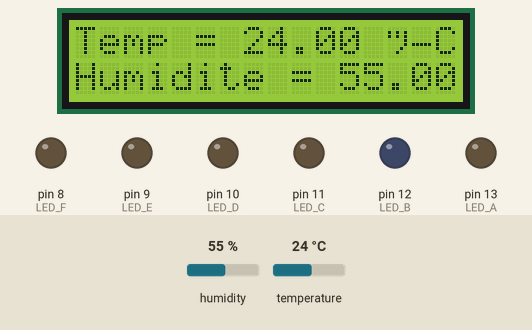
Recording of a sketch running on a simulated Arduino Uno, built with avr-gcc and run on an emulated ATmega328P. On the bench: 16×2 character LCD, output pins drawn as LEDs (lit = HIGH). The inputs (shaded band) are chosen by the test bench; at power-on: humidity 55 %, temperature 24 °C.

Above: at 1.2 s.
1.3 s: humidity set to 69 %
At 3.2 s:
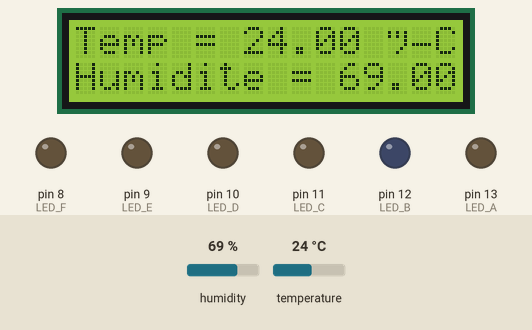
4.0 s: humidity set to 72 %
At 6.15 s:
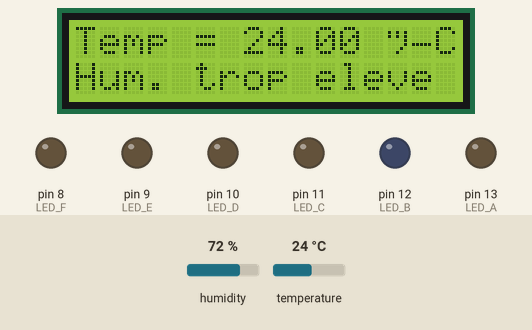
6.7 s: temperature set to 29 °C
At 8.37 s:
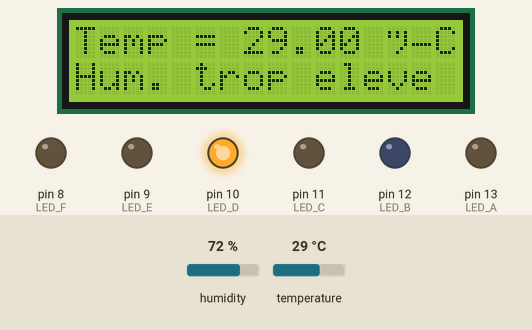
9.8 s: temperature set to 32 °C
At 12.49 s:
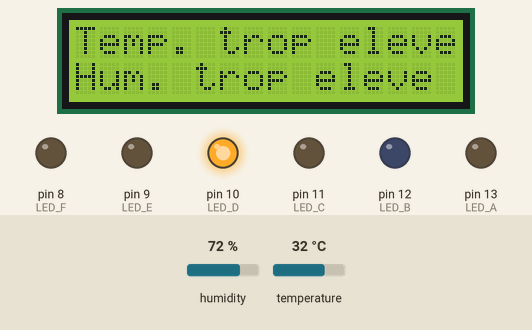
12.5 s: humidity set to 22 %
15.2 s: temperature set to 9 °C
At 17.2 s:
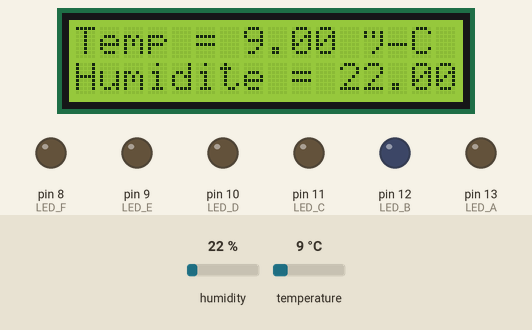
Timing chart, 0 to 18.7 s (numbered marks = the images above; inputs shaded):
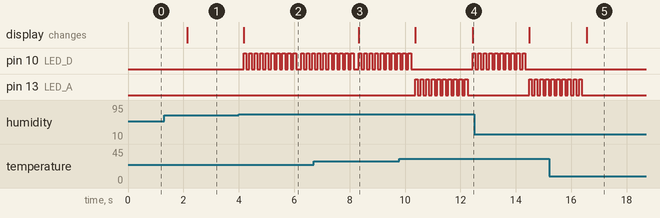

Measured:
- the behaviour switches between 70 and 71 % on humidity (found by bisection; images 1 and 2)
- the behaviour switches between 30 and 31 °C on temperature (found by bisection; images 3 and 4)
- after the input at 1.3 s, the display: changes after 0.84 s (image 1)
- after the input at 4.0 s, pin 10 (LED_D): LOW → HIGH after 0.17 s, then moves between LOW and HIGH, repeating every 1.0 s; the display: changes after 0.17 s (image 2)
- after the input at 6.7 s, the display: changes after 1.6 s (image 3)
- after the input at 9.8 s, pin 13 (LED_A): alternates HIGH for 0.10 s and LOW for 0.10 s, starting after 0.57 s; the display: first changes after 0.57 s (image 4 shows a later state)
- after the input at 15.2 s, pin 13 (LED_A): goes on until 16.4 s, then stays LOW; the display: changes after 1.4 s (image 5)

The sketch:

EtnaThermOs.ino
```cpp
#include "DHT.h"
#include "LiquidCrystal_I2C.h"
#include  "Wire.h"

#define DHTPIN 2
#define DHTTYPE DHT11
#define LED_A 13
#define LED_B 12
#define LED_C 11
#define LED_D 10
#define LED_E 9
#define LED_F 8


DHT dht(DHTPIN, DHTTYPE);
LiquidCrystal_I2C lcd(0x27,  16, 2);

void setup()
{
  dht.begin();
  lcd.init();
  lcd.backlight();
  pinMode(LED_A, OUTPUT);
  pinMode(LED_B, OUTPUT);
  pinMode(LED_C, OUTPUT);
  pinMode(LED_D, OUTPUT);
  pinMode(LED_E, OUTPUT);
  pinMode(LED_F, OUTPUT);

}

void promgram(int num) {
  for (int i=0;i<10;i++){
  digitalWrite(num, HIGH);
  delay(100);
  digitalWrite(num, LOW);
  delay(100);
  }
}

void loop() {
  lcd.setCursor(0,0);
  lcd.println("Temp = " + String(dht.readTemperature())+" °C");
  if (dht.readTemperature() > 30) {
    promgram(13);
    lcd.setCursor(0,0);
    lcd.println("Temp. trop eleve");
  }
  lcd.setCursor(0,1);
  lcd.println("Humidite = " + String(dht.readHumidity())+" %");
  if (dht.readHumidity() > 70) {
    lcd.setCursor(0,1);
    lcd.println("Hum. trop eleve");
    promgram(10);
  }
}
```
